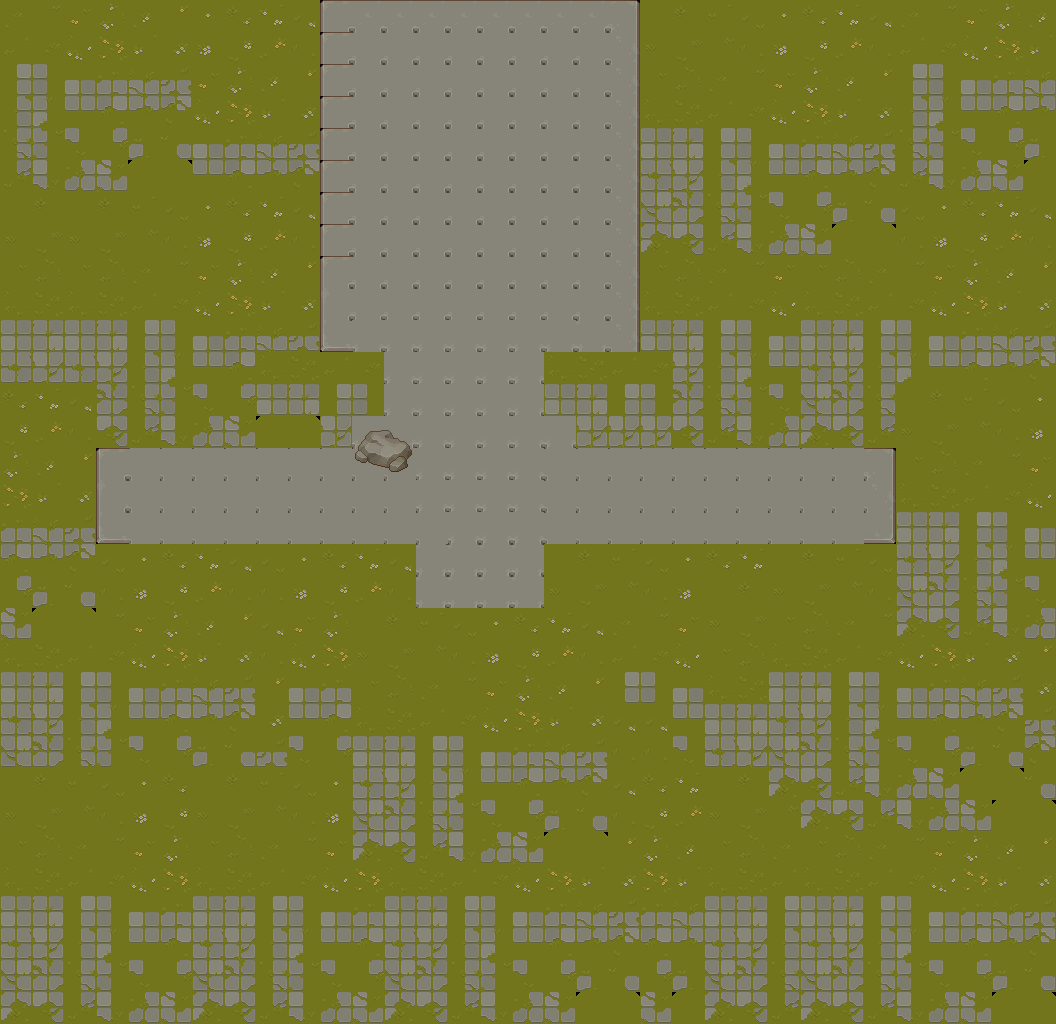

Below is a game level as drawn by its tile map, then a one-line description and the .tmx file that defines it, in full:
An orthogonal 33x32 tile map with 32x32 px tiles, 2 tile layers (Tile Layer 1, artifact layer), 3 tilesets.

<map version="1.8" tiledversion="1.8.4" orientation="orthogonal" renderorder="right-down" width="33" height="32" tilewidth="32" tileheight="32" infinite="0" nextlayerid="3" nextobjectid="1">
 <tileset firstgid="1" source="TX Tileset Stone Ground.tsx" />
 <tileset firstgid="65" source="TX Props.tsx" />
 <tileset firstgid="321" source="tileset.tsx" />
 <layer id="1" name="Tile Layer 1" width="33" height="32">
  <data encoding="csv">
339,340,341,342,343,344,325,326,327,328,6,7,7,7,7,7,7,7,7,8,321,322,323,324,325,326,327,328,339,340,341,342,343,
347,348,349,350,351,352,333,334,335,336,6,15,15,15,15,15,15,15,15,16,329,330,331,332,333,334,335,336,347,348,349,350,351,
355,356,357,358,359,360,341,342,343,344,6,15,15,15,15,15,15,15,15,16,337,338,339,340,341,342,343,344,355,356,357,358,359,
363,364,365,366,367,368,349,350,351,352,6,15,15,15,15,15,15,15,15,16,345,346,347,348,349,350,351,352,363,364,365,366,367,
371,372,373,374,375,376,357,358,359,360,6,15,15,15,15,15,15,15,15,16,353,354,355,356,357,358,359,360,371,372,373,374,375,
379,380,381,382,383,384,365,366,367,368,6,15,15,15,15,15,15,15,15,16,361,362,363,364,365,366,367,368,379,380,381,382,383,
321,322,321,322,323,324,325,326,327,328,6,15,15,15,15,15,15,15,15,16,369,370,371,372,373,374,375,376,324,325,326,327,328,
329,330,329,330,331,332,333,334,335,336,6,15,15,15,15,15,15,15,15,16,377,378,379,380,381,382,383,384,332,333,334,335,336,
337,338,337,338,339,340,341,342,343,344,6,15,15,15,15,15,15,15,15,16,337,338,339,340,341,337,338,339,340,341,342,343,344,
345,346,345,346,347,348,349,350,351,352,14,15,15,15,15,15,15,15,15,16,345,346,347,348,349,345,346,347,348,349,350,351,352,
353,354,353,354,355,356,357,358,359,360,22,31,31,31,31,31,31,31,39,16,353,354,355,356,357,353,354,355,356,357,358,359,360,
361,362,361,362,363,364,365,366,345,346,347,348,31,31,31,31,31,345,346,347,348,362,363,364,365,361,362,363,364,365,366,367,368,
326,327,328,370,371,372,373,374,353,354,355,356,31,31,31,31,31,353,354,355,356,370,371,372,373,369,370,371,321,322,323,324,325,
334,335,336,378,379,380,381,382,383,384,362,31,31,31,31,31,31,180,362,362,362,378,379,380,381,377,378,379,329,330,331,332,333,
342,343,344,6,40,40,40,40,40,40,40,40,40,31,31,31,31,40,40,40,40,40,40,40,40,40,40,8,337,338,339,340,341,
350,351,352,14,40,40,40,40,40,40,40,40,40,31,31,31,31,40,40,40,40,40,40,40,40,40,40,16,345,346,347,348,349,
358,359,360,22,40,40,40,40,40,40,40,40,40,40,31,31,31,40,40,40,40,40,40,40,40,40,40,24,353,354,355,356,357,
366,367,368,324,325,326,327,328,324,325,326,327,328,39,39,39,39,321,322,323,324,325,326,327,321,322,323,324,361,362,363,364,365,
374,375,376,332,333,334,335,336,332,333,334,335,336,39,39,39,39,329,330,331,332,333,321,322,329,330,331,332,369,370,371,372,373,
382,383,384,340,341,342,343,344,328,341,342,321,322,323,324,325,326,327,328,339,340,341,329,330,337,338,339,340,377,378,379,380,381,
345,346,347,348,349,350,351,352,336,349,350,329,330,331,332,333,334,335,336,347,348,349,337,338,345,346,347,348,349,350,351,352,344,
353,354,355,356,357,358,359,360,344,357,358,337,338,339,340,341,342,343,344,355,356,357,345,346,353,354,355,356,357,358,359,360,352,
361,362,363,364,365,366,367,368,352,365,366,345,346,347,348,349,350,351,352,328,328,365,353,354,361,362,363,364,365,366,367,368,360,
369,370,371,372,373,374,375,376,360,373,374,353,354,355,356,357,358,359,360,336,336,373,361,362,369,370,371,372,373,374,375,376,368,
321,322,323,324,325,326,321,322,323,324,325,361,362,363,364,365,366,367,368,328,326,327,321,322,377,378,379,380,381,382,383,384,376,
329,330,331,332,333,334,329,330,331,332,333,369,370,371,372,373,374,375,376,336,334,335,329,330,331,377,378,379,380,381,382,383,384,
337,338,339,340,341,342,337,338,339,340,341,377,378,379,380,381,382,383,384,344,342,343,337,338,339,337,338,339,340,341,342,343,344,
345,346,347,348,349,350,345,346,347,348,349,350,345,346,347,348,349,350,351,352,350,351,345,346,347,345,346,347,348,349,350,351,352,
353,354,355,356,357,358,353,354,355,356,357,358,353,354,355,356,357,358,359,360,358,359,353,354,355,353,354,355,356,357,358,359,360,
361,362,363,364,365,366,361,362,363,364,365,366,361,362,363,364,365,366,367,368,366,367,361,362,363,361,362,363,364,365,366,367,368,
369,370,371,372,373,374,369,370,371,372,373,374,369,370,371,372,373,374,375,376,374,375,369,370,371,369,370,371,372,373,374,375,376,
377,378,379,380,381,382,377,378,379,380,381,382,377,378,379,380,381,382,383,384,382,383,377,378,379,377,378,379,380,381,382,383,384
</data>
 </layer>
 <layer id="2" name="artifact layer" width="33" height="32">
  <data encoding="csv">
0,0,0,0,0,0,0,0,0,0,0,0,0,0,0,0,0,0,0,0,0,0,0,0,0,0,0,0,0,0,0,0,0,
0,0,0,0,0,0,0,0,0,0,0,0,0,0,0,0,0,0,0,0,0,0,0,0,0,0,0,0,0,0,0,0,0,
0,0,0,0,0,0,0,0,0,0,0,0,0,0,0,0,0,0,0,0,0,0,0,0,0,0,0,0,0,0,0,0,0,
0,0,0,0,0,0,0,0,0,0,0,0,0,0,0,0,0,0,0,0,0,0,0,0,0,0,0,0,0,0,0,0,0,
0,0,0,0,0,0,0,0,0,0,0,0,0,0,0,0,0,0,0,0,0,0,0,0,0,0,0,0,0,0,0,0,0,
0,0,0,0,0,0,0,0,0,0,0,0,0,0,0,0,0,0,0,0,0,0,0,0,0,0,0,0,0,0,0,0,0,
0,0,0,0,0,0,0,0,0,0,0,0,0,0,0,0,0,0,0,0,0,0,0,0,0,0,0,0,0,0,0,0,0,
0,0,0,0,0,0,0,0,0,0,0,0,0,0,0,0,0,0,0,0,0,0,0,0,0,0,0,0,0,0,0,0,0,
0,0,0,0,0,0,0,0,0,0,0,0,0,0,0,0,0,0,0,0,0,0,0,0,0,0,0,0,0,0,0,0,0,
0,0,0,0,0,0,0,0,0,0,0,0,0,0,0,0,0,0,0,0,0,0,0,0,0,0,0,0,0,0,0,0,0,
0,0,0,0,0,0,0,0,0,0,0,0,0,0,0,0,0,0,0,0,0,0,0,0,0,0,0,0,0,0,0,0,0,
0,0,0,0,0,0,0,0,0,0,0,0,0,0,0,0,0,0,0,0,0,0,0,0,0,0,0,0,0,0,0,0,0,
0,0,0,0,0,0,0,0,0,0,0,0,0,0,0,0,0,0,0,0,0,0,0,0,0,0,0,0,0,0,0,0,0,
0,0,0,0,0,0,0,0,0,0,0,273,274,0,0,0,0,31,0,0,0,0,0,0,0,0,0,0,0,0,0,0,0,
0,0,0,0,0,0,0,0,0,0,0,289,290,0,0,0,0,0,0,0,0,0,0,0,0,0,0,0,0,0,0,0,0,
0,0,0,0,0,0,0,0,0,0,0,0,0,0,0,0,0,0,0,0,0,0,0,0,0,0,0,0,0,0,0,0,0,
0,0,0,0,0,0,0,0,0,0,0,0,0,0,0,0,0,0,0,0,0,0,0,0,0,0,0,0,0,0,0,0,0,
0,0,0,0,0,0,0,0,0,0,0,0,0,0,0,0,0,0,0,0,0,0,0,0,0,0,0,0,0,0,0,0,0,
0,0,0,0,0,0,0,0,0,0,0,0,0,0,0,0,0,0,0,0,0,0,0,0,0,0,0,0,0,0,0,0,0,
0,0,0,0,0,0,0,0,0,0,0,0,0,0,0,0,0,0,0,0,0,0,0,0,0,0,0,0,0,0,0,0,0,
0,0,0,0,0,0,0,0,0,0,0,0,0,0,0,0,0,0,0,0,0,0,0,0,0,0,0,0,0,0,0,0,0,
0,0,0,0,0,0,0,0,0,0,0,0,0,0,0,0,0,0,0,0,0,0,0,0,0,0,0,0,0,0,0,0,0,
0,0,0,0,0,0,0,0,0,0,0,0,0,0,0,0,0,0,0,0,0,0,0,0,0,0,0,0,0,0,0,0,0,
0,0,0,0,0,0,0,0,0,0,0,0,0,0,0,0,0,0,0,0,0,0,0,0,0,0,0,0,0,0,0,0,0,
0,0,0,0,0,0,0,0,0,0,0,0,0,0,0,0,0,0,0,0,0,0,0,0,0,0,0,0,0,0,0,0,0,
0,0,0,0,0,0,0,0,0,0,0,0,0,0,0,0,0,0,0,0,0,0,0,0,0,0,0,0,0,0,0,0,0,
0,0,0,0,0,0,0,0,0,0,0,0,0,0,0,0,0,0,0,0,0,0,0,0,0,0,0,0,0,0,0,0,0,
0,0,0,0,0,0,0,0,0,0,0,0,0,0,0,0,0,0,0,0,0,0,0,0,0,0,0,0,0,0,0,0,0,
0,0,0,0,0,0,0,0,0,0,0,0,0,0,0,0,0,0,0,0,0,0,0,0,0,0,0,0,0,0,0,0,0,
0,0,0,0,0,0,0,0,0,0,0,0,0,0,0,0,0,0,0,0,0,0,0,0,0,0,0,0,0,0,0,0,0,
0,0,0,0,0,0,0,0,0,0,0,0,0,0,0,0,0,0,0,0,0,0,0,0,0,0,0,0,0,0,0,0,0,
0,0,0,0,0,0,0,0,0,0,0,0,0,0,0,0,0,0,0,0,0,0,0,0,0,0,0,0,0,0,0,0,0
</data>
 </layer>
</map>
